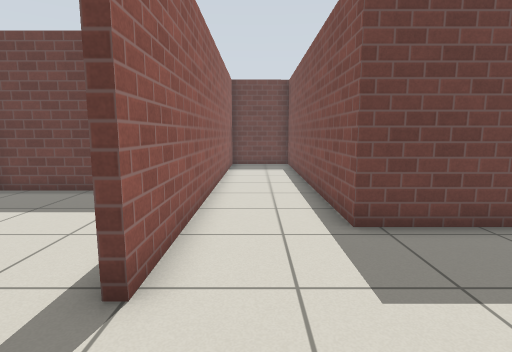
[1] (above)

15 first-person views from a walk through a robot-simulator world made for Gazebo. The camera is 0.94 m above the floor, tilts 8° down and sees 80° across. The floor is counted in squares, 0.5 m on a side. Each view is taken from the middle of a square. On the plan, view 1 faces up. The plan holds only what a view shows up to about 16 squares ahead; the rest is blank. Gazebo's built-in surfaces are drawn with simple patterns.

[2]
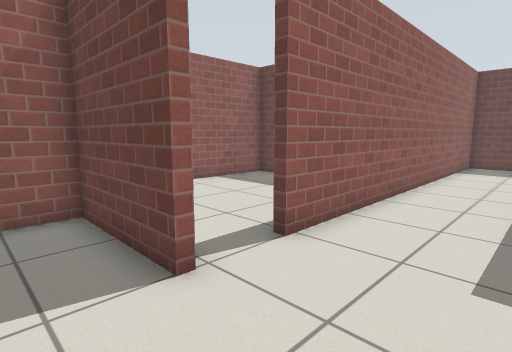

[3]
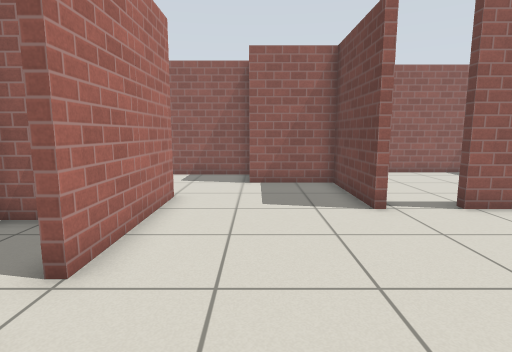

[4]
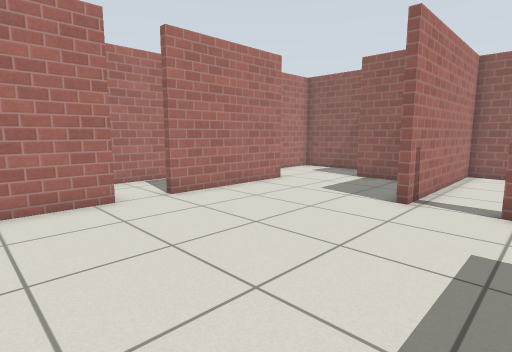

[5]
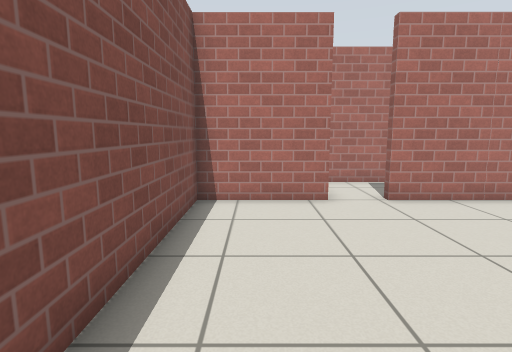

[6]
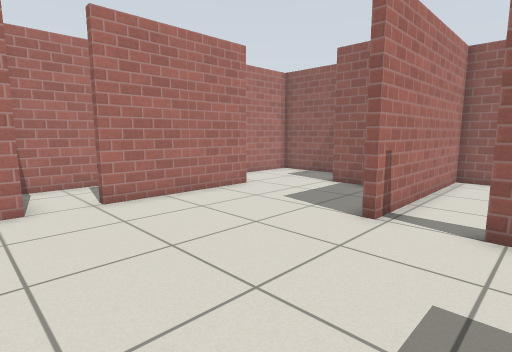

[7]
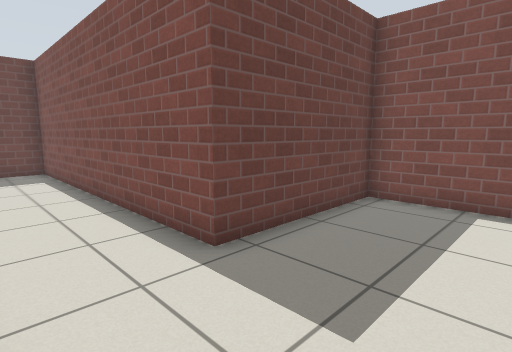

[8]
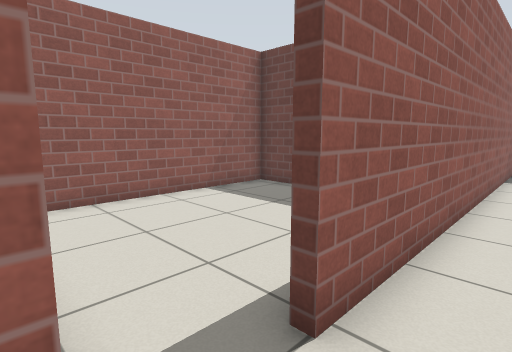

[9]
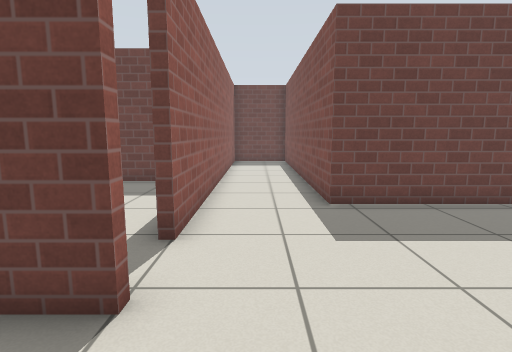

[10]
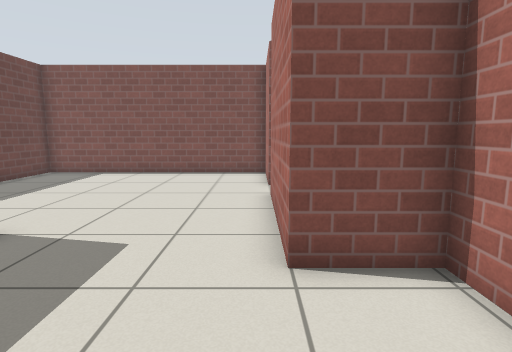

[11]
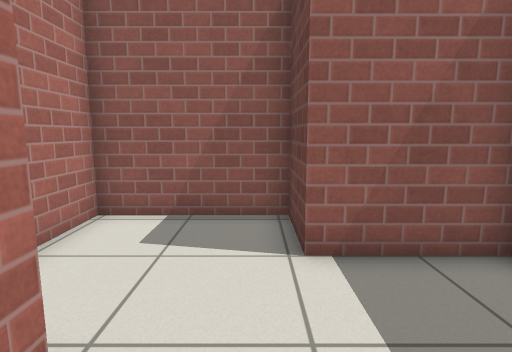

[12]
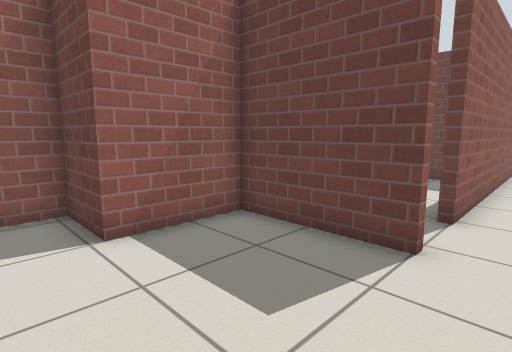

[13]
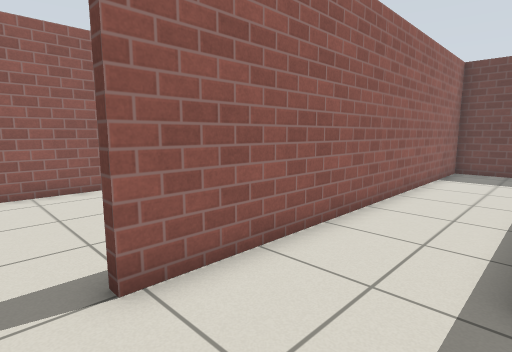

[14]
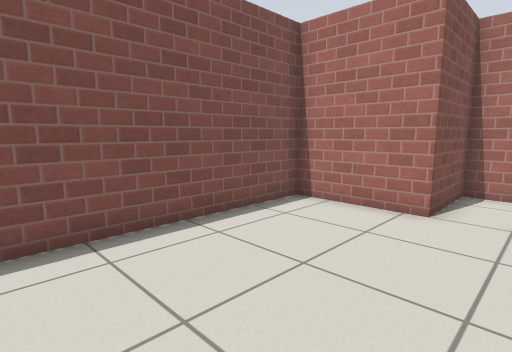

[15]
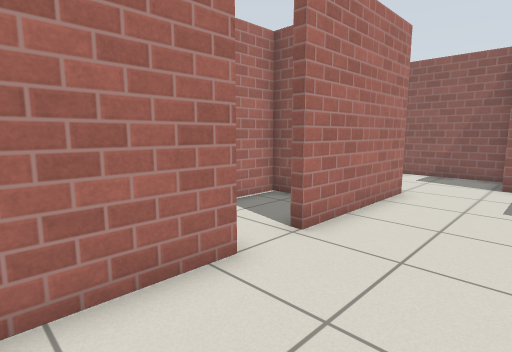

### Floor plan
Ten units are one square. View 1 is at (0, 0); x grows to the right and y downward. Boxes are objects, and circles mark ways between rooms. Rooms are numbered by the first view taken in them; rooms with no view inside come last. Other rooms are left out.
<svg viewBox="-91 -191 173 273">
<path fill="none" stroke="#000" d="M-14 -13 -14 -10M40 44 77 44 77 -59 20 -59 20 -186 -14 -186 -14 -31M-15 44 24 44M-14 -10 -55 -10 -55 22 -78 22 -78 66 -29 66 -29 44 -15 44M-33 -99 -86 -99 -86 -13 -14 -13M-4 66 -4 77 40 77 40 44"/>
<circle cx="-25" cy="20" r="3" fill="#2a7"/>
<circle cx="-20" cy="-25" r="3" fill="#2a7"/>
<circle cx="30" cy="50" r="3" fill="#2a7"/>
<text x="20" y="-40">1</text>
<text x="-40" y="30">2</text>
<text x="-50" y="-50">3</text>
<text x="20" y="60">4</text>
</svg>
Room 1 opens to room 2. Room 1 opens to room 3. Room 1 opens to room 4.

Where each view was taken, in squares from view 1:
view 1: 0 up, 0 right, facing up
view 2: 1 down, 2 right, facing up-left
view 3: 2 down, 6 right, facing left
view 4: 4 up, 7 right, facing down-left
view 5: 4 up, 6 right, facing down
view 6: 4 up, 5 right, facing down-left
view 7: 2 up, 1 left, facing up-right
view 8: 1 up, 0 right, facing up-left
view 9: 2 down, 0 right, facing up
view 10: 4 down, 7 left, facing right
view 11: 3 down, 1 left, facing left
view 12: 4 down, 0 right, facing up-left
view 13: 2 up, 2 right, facing up-left
view 14: 3 up, 2 right, facing down-right
view 15: 1 down, 7 right, facing down-left
